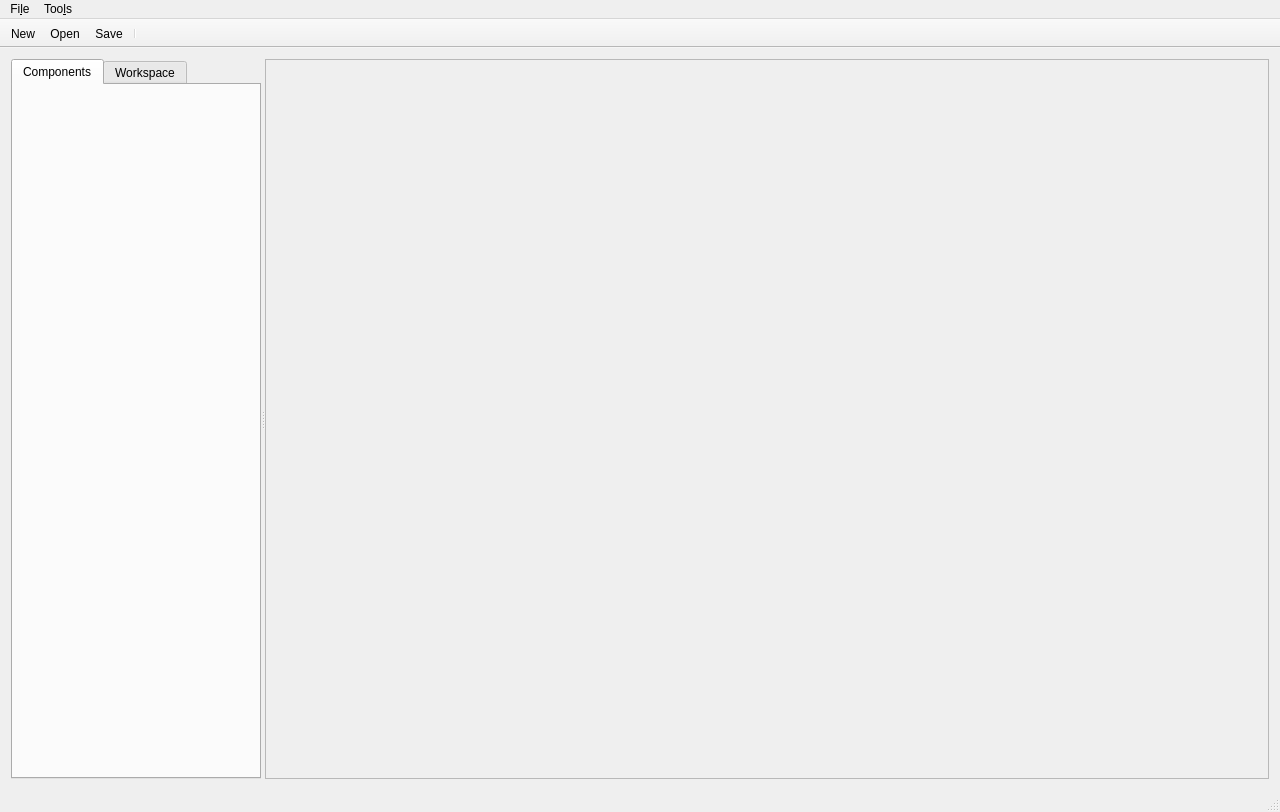
<?xml version="1.0" encoding="UTF-8"?>
<ui version="4.0">
 <class>MainWindow</class>
 <widget class="QMainWindow" name="MainWindow">
  <property name="geometry">
   <rect>
    <x>0</x>
    <y>0</y>
    <width>1280</width>
    <height>812</height>
   </rect>
  </property>
  <property name="windowTitle">
   <string>MainWindow</string>
  </property>
  <widget class="QWidget" name="centralWidget">
   <layout class="QGridLayout" name="gridLayout_4">
    <item row="0" column="0">
     <widget class="QSplitter" name="splitter_2">
      <property name="orientation">
       <enum>Qt::Horizontal</enum>
      </property>
      <widget class="QSplitter" name="splitter">
       <property name="enabled">
        <bool>true</bool>
       </property>
       <property name="orientation">
        <enum>Qt::Horizontal</enum>
       </property>
       <widget class="QTabWidget" name="tabWidget">
        <property name="maximumSize">
         <size>
          <width>250</width>
          <height>16777215</height>
         </size>
        </property>
        <property name="currentIndex">
         <number>0</number>
        </property>
        <widget class="QWidget" name="tab_2">
         <attribute name="title">
          <string>Components</string>
         </attribute>
         <layout class="QVBoxLayout" name="verticalLayout">
          <property name="spacing">
           <number>6</number>
          </property>
          <item>
           <layout class="QGridLayout" name="gridLayout_3">
            <property name="sizeConstraint">
             <enum>QLayout::SetDefaultConstraint</enum>
            </property>
           </layout>
          </item>
         </layout>
        </widget>
        <widget class="QWidget" name="tab_3">
         <attribute name="title">
          <string>Workspace</string>
         </attribute>
         <layout class="QVBoxLayout" name="verticalLayout_2">
          <item>
           <layout class="QGridLayout" name="gridLayout_6"/>
          </item>
         </layout>
        </widget>
       </widget>
      </widget>
      <widget class="QFrame" name="frame">
       <property name="frameShape">
        <enum>QFrame::StyledPanel</enum>
       </property>
       <property name="frameShadow">
        <enum>QFrame::Raised</enum>
       </property>
       <layout class="QGridLayout" name="gridLayout">
        <item row="0" column="0">
         <layout class="QGridLayout" name="frameGridLayout"/>
        </item>
       </layout>
      </widget>
     </widget>
    </item>
   </layout>
  </widget>
  <widget class="QMenuBar" name="menuBar">
   <property name="geometry">
    <rect>
     <x>0</x>
     <y>0</y>
     <width>1280</width>
     <height>21</height>
    </rect>
   </property>
   <widget class="QMenu" name="menuFile">
    <property name="title">
     <string>Fi&amp;le</string>
    </property>
    <addaction name="actionNew"/>
    <addaction name="actionOpen"/>
    <addaction name="actionSave"/>
    <addaction name="actionQuit"/>
   </widget>
   <widget class="QMenu" name="menuTools">
    <property name="title">
     <string>Too&amp;ls</string>
    </property>
   </widget>
   <addaction name="menuFile"/>
   <addaction name="menuTools"/>
  </widget>
  <widget class="QToolBar" name="mainToolBar">
   <property name="movable">
    <bool>false</bool>
   </property>
   <attribute name="toolBarArea">
    <enum>TopToolBarArea</enum>
   </attribute>
   <attribute name="toolBarBreak">
    <bool>false</bool>
   </attribute>
   <addaction name="actionNew"/>
   <addaction name="actionOpen"/>
   <addaction name="actionSave"/>
   <addaction name="separator"/>
  </widget>
  <widget class="QStatusBar" name="statusBar"/>
  <action name="actionNew">
   <property name="icon">
    <iconset resource="../logicsim.qrc">
     <normaloff>:/icons/new</normaloff>:/icons/new</iconset>
   </property>
   <property name="text">
    <string>&amp;New</string>
   </property>
  </action>
  <action name="actionOpen">
   <property name="icon">
    <iconset resource="../logicsim.qrc">
     <normaloff>:/icons/open</normaloff>:/icons/open</iconset>
   </property>
   <property name="text">
    <string>&amp;Open</string>
   </property>
  </action>
  <action name="actionSave">
   <property name="icon">
    <iconset resource="../logicsim.qrc">
     <normaloff>:/icons/save</normaloff>:/icons/save</iconset>
   </property>
   <property name="text">
    <string>&amp;Save</string>
   </property>
  </action>
  <action name="actionQuit">
   <property name="icon">
    <iconset resource="../logicsim.qrc">
     <normaloff>:/icons/close</normaloff>:/icons/close</iconset>
   </property>
   <property name="text">
    <string>&amp;Quit</string>
   </property>
  </action>
 </widget>
 <layoutdefault spacing="6" margin="11"/>
 <resources>
  <include location="../logicsim.qrc"/>
 </resources>
 <connections/>
</ui>
